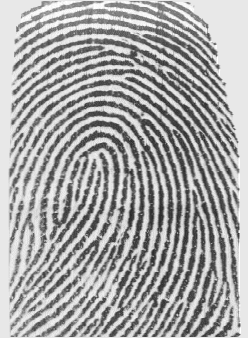
#> input picture hough_lines/1_1.png, 248 x 338 px
$ python sobel.py   (Python 2 division)   (older library calls are emulated)
#> lines starting #> are read from the running program, lines starting #| are printed output that depends on the picture
''' file name : sobel.py

Description : This sample shows how to find derivatives of an image

This is Python version of this tutorial : http://opencv.itseez.com/doc/tutorials/imgproc/imgtrans/sobel_derivatives/sobel_derivatives.html#sobel-derivatives

Level : Beginner

Benefits : Learn to use Sobel and Scharr derivatives

Usage : python sobel.py
'''

import cv2
import numpy as np
import math

scale = 1
delta = 0
ddepth = cv2.CV_16S

img = cv2.imread('1_1.png')
#> img is the input picture: shape (338, 248, 3); min 40, max 255, mean 166.7
img = cv2.GaussianBlur(img,(3,3),0.5)
gray = cv2.cvtColor(img,cv2.COLOR_BGR2GRAY)

# Gradient-X
grad_x = cv2.Sobel(gray,ddepth,1,0,ksize = 3, scale = scale, delta = delta,borderType = cv2.BORDER_DEFAULT)
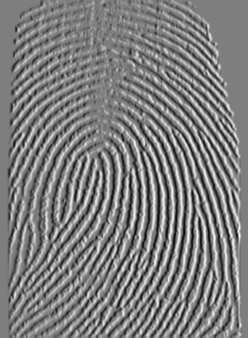
#> grad_x: shape (338, 248) int16; min -586, max 595, mean 0; drawn with min black and max white
#grad_x = cv2.Scharr(gray,ddepth,1,0)
print grad_x
#> (printed output is left out)
cv2.imshow('grx', grad_x)
# Gradient-Y
grad_y = cv2.Sobel(gray,ddepth,0,1,ksize = 3, scale = scale, delta = delta, borderType = cv2.BORDER_DEFAULT)
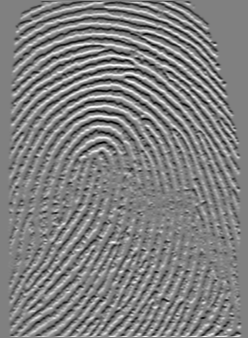
#> grad_y: shape (338, 248) int16; min -575, max 567, mean -0.6; drawn with min black and max white
#grad_y = cv2.Scharr(gray,ddepth,0,1)

abs_grad_x = cv2.convertScaleAbs(grad_x)   # converting back to uint8
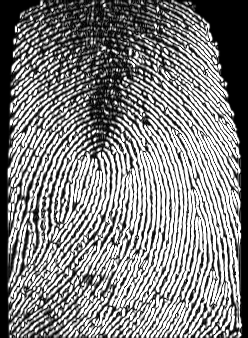
#> abs_grad_x: shape (338, 248); min 0, max 255, mean 129.3
abs_grad_y = cv2.convertScaleAbs(grad_y)
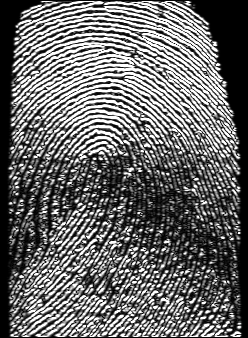
#> abs_grad_y: shape (338, 248); min 0, max 255, mean 104.6

#dst = cv2.addWeighted(abs_grad_x,0.3,abs_grad_y,0.3,0)
dst = cv2.add(abs_grad_x,abs_grad_y)
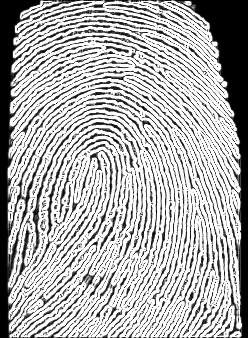
#> dst: shape (338, 248); min 0, max 255, mean 174.4

cv2.imshow('dst',dst)
cv2.waitKey(0)
cv2.destroyAllWindows()

theta_mx = grad_x
grad_mag = grad_x
# creating array of theta's and magnitudes
for x in range (grad_x.shape[0]):
    for y in range (grad_x.shape[1]):
        if not grad_x[x][y]== 0:
            theta_mx[x][y] = math.atan2(grad_y[x][y],grad_x[x][y])
            grad_mag[x][y] = math.sqrt(grad_x[x][y]**2 + grad_y[x][y]**2)

            print theta_mx[x][y]

        else:
            theta_mx[x][y] = 0
#> this loop made 338 passes
#> (printed output is left out)
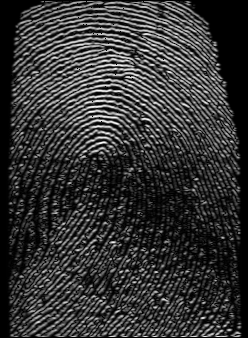
#> grad_mag: shape (338, 248) int16; min 0, max 575, mean 118.8; drawn with min black and max white

print 'hi',grad_mag
cv2.imshow('grad',grad_mag)
cv2.waitKey()

local_mx = cv2.Sobel(grad_mag,ddepth,0,1,ksize = 3, scale = scale, delta = delta, borderType = cv2.BORDER_DEFAULT)
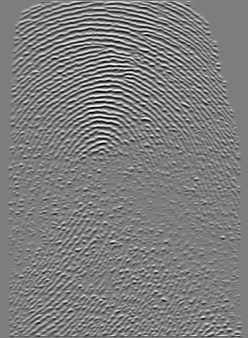
#> local_mx: shape (338, 248) int16; min -2189, max 2246, mean 1.5; drawn with min black and max white
print local_mx.shape[0],local_mx.shape[1]

#for y in range (grad_mag.shape[0]):
#    for x in range (grad_mag.shape[1]):
 #       if grad_mag[x][y]

#print theta_mx

# To see the results, vis
